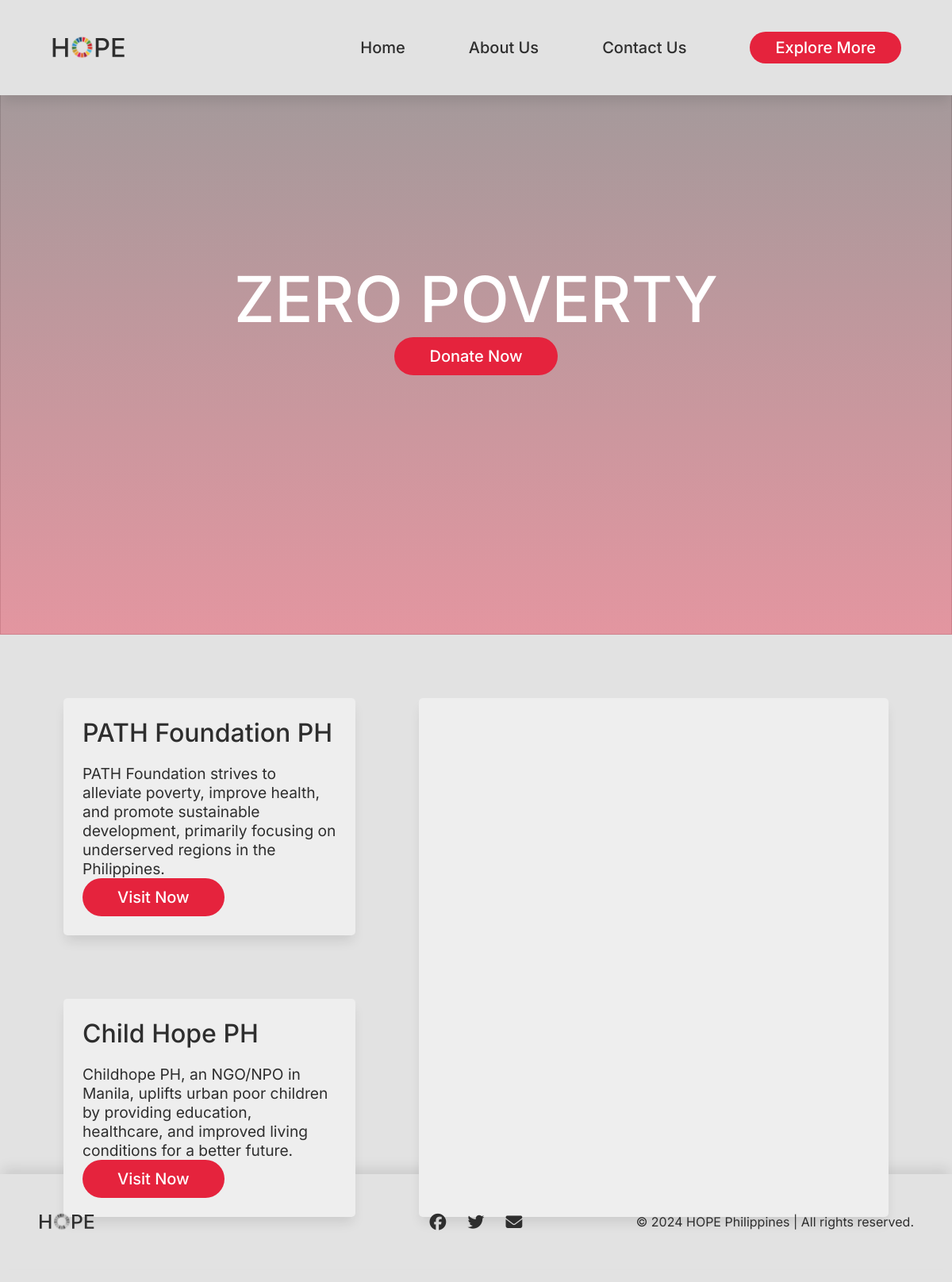
/template/template.php?link=ZERO+POVERTY, run on the app's committed database.
### tables this page shows
CREATE TABLE `sdg` (
  `id` int(11) NOT NULL,
  `sdg_name` varchar(255) NOT NULL,
  `sdg_desc` text NOT NULL,
  `sdg_color` varchar(6) NOT NULL,
  `website_1` varchar(255) NOT NULL,
  `website_1_url` varchar(255) NOT NULL,
  `website_1_desc` text NOT NULL,
  `website_2` varchar(255) NOT NULL,
  `website_2_url` varchar(255) NOT NULL,
  `website_2_desc` text NOT NULL
);

### template/template.php (the view, shortened to what this page needs)
<?php
require_once "../config/config.php";
$sdgNameToId = [
    "ZERO POVERTY" => 1,
    "HUNGER RELIEF" => 2,
    "HEALTH ACCESS" => 3,
    "EDUCATION EQUITY" => 4,
    "GENDER EMPOWERMENT" => 5,
    "WATER SECURITY" => 6,
    "ENERGY ACCESSIBILITY" => 7,
    "JOB OPPORTUNITIES" => 8,
    "INNOVATION SUPPORT" => 9,
    "SOCIAL INCLUSION" => 10,
    "URBAN SUSTAINABILITY" => 11,
    "ETHICAL CONSUMPTION" => 12,
    "CLIMATE ACTION" => 13,
    "MARINE CONSERVATION" => 14,
    "LAND PRESERVATION" => 15,
    "SOCIAL EQUITY" => 16,
    "COLLABORATIVE IMPACT" => 17
];
$selectedLink = isset($_GET['link']) ? $_GET['link'] : null;
$sdgId = $sdgNameToId[$selectedLink] ?? null;
if ($sdgId) {
    $sql = "SELECT * FROM sdg WHERE id = ?";
    if ($stmt = $mysqli->prepare($sql)) {
        $stmt->bind_param("i", $sdgId);
        if ($stmt->execute()) {
            $result = $stmt->get_result();
            if ($result->num_rows == 1) {
                $row = $result->fetch_assoc();
                $website1 = $row['website_1'];
                $webURL1 = $row['website_1_url'];
                $webDesc1 = $row['website_1_desc'];
                $website2 = $row['website_2'];
                $webURL2 = $row['website_2_url'];
                $webDesc2 = $row['website_2_desc'];
            }
        }
    }
}
$sdgImages = [
    "ZERO POVERTY" => "hope-sdg1.svg",
    "HUNGER RELIEF" => "hope-sdg2.svg",
    "HEALTH ACCESS" => "hope-sdg3.svg",
    "EDUCATION EQUITY" => "hope-sdg4.svg",
    "GENDER EMPOWERMENT" => "hope-sdg5.svg",
    "WATER SECURITY" => "hope-sdg6.svg",
    "ENERGY ACCESSIBILITY" => "hope-sdg7.svg",
    "JOB OPPORTUNITIES" => "hope-sdg8.svg",
    "INNOVATION SUPPORT" => "hope-sdg9.svg",
    "SOCIAL INCLUSION" => "hope-sdg10.svg",
    "URBAN SUSTAINABILITY" => "hope-sdg11.svg",
    "ETHICAL CONSUMPTION" => "hope-sdg12.svg",
    "CLIMATE ACTION" => "hope-sdg13.svg",
    "MARINE CONSERVATION" => "hope-sdg14.svg",
    "LAND PRESERVATION" => "hope-sdg15.svg",
    "SOCIAL EQUITY" => "hope-sdg16.svg",
    "COLLABORATIVE IMPACT" => "hope-sdg17.svg"
];
$imageName = $sdgImages[$selectedLink] ?? null;
?>
<!DOCTYPE html>
<html lang="en">
<head>
    <link rel="stylesheet" href="../css/template.css">
    <link rel="stylesheet" href="https://cdnjs.cloudflare.com/ajax/libs/font-awesome/6.5.2/css/all.min.css"
 />
</head>
<body>
    <nav class="navbar">
        <div class="nav-icon"></div>
        <div class="nav-elements">
            <ul>
                <li><a href="../index.php#home">Home</a></li>
                <li><a href="../index.php#about">About Us</a></li>
                <li><a href="#contact">Contact Us</a></li>
                <li id="donate-btn"><a href="../index.php#donate">Explore More</a></li>
            </ul>
        </div>
    </nav>
    <main>
        <div class="overlay"></div>
        <img src="../assets/<?php echo $imageName; ?>">
        <div class="hero">
            <div>
                <h1><?php echo $selectedLink; ?></h1>
                <button class="scroll-btn" onclick="scrollToForm()">Donate Now</button>
            </div>
        </div>
    </main>
    <section id="form">
        <div class="container">
            <div class="box item1">
                <div class="item-text">
                    <h1><?php echo $website1; ?></h1>
                    <p><?php echo $webDesc1; ?></p>
                </div>
                <button class="visit-btn" onclick="window.open('<?php echo $webURL1?>')" class="visit-btn">Visit
                    Now</button>
            </div>
            <div class="box item2">
                <div class="item-text">
                    <h1><?php echo $website2; ?></h1>
                    <p><?php echo $webDesc2; ?></p>
                </div>
                <button class="visit-btn" onclick="window.open('<?php echo $webURL2?>')" class="visit-btn">Visit
                    Now</button>
            </div>
            <div class="box item3"></div>
        </div>
    </section>
    <footer class="footer" id="contact">
        <div class="footer-elements">
            <div class="footer-icon">
                <img src="../assets/hope-logo-blk.svg" alt="">
            </div>
            <div class="contact-icons">
                <i class="fa-brands fa-facebook"></i>
                <i class="fa-brands fa-twitter"></i>
                <i class="fa-solid fa-envelope"></i>
            </div>
            <div class="legal">
                <p>&copy; 2024 HOPE Philippines | All rights reserved.</p>
            </div>
        </div>
    </footer>
</body>
</html>

### css/template.css (style rules this page uses)
:root { --white: #ffffff; --black: #2e2e2e; --gray: #e2e2e2; --sdg1: #e5233d; --sdg2: #dda73a; --sdg3: #4ca146; --sdg4: #c7212f; --sdg5: #ef402d; --sdg6: #27bfe6; --sdg7: #fbc412; --sdg8: #a31c44; --sdg9: #f26a2e; --sdg10: #e01483; --sdg11: #f89d2a; --sdg12: #bf8d2c; --sdg13: #407f46; --sdg14: #1f97d4; --sdg15: #59ba47; --sdg16: #136a9f; --sdg17: #14496b; }
html { box-sizing: border-box; scroll-behavior: smooth; }
*, *::before, *::after { box-sizing: inherit; }
p, h1, h2, a { font-size: 1rem; font-family: "Inter", sans-serif; font-style: normal; text-decoration: none; }
ul { list-style: none; display: flex; text-decoration: none; gap: 5em; }
body { height: 100vh; width: 100vw; margin: 0; background-color: var(--gray); overflow-y: scroll; overflow-x: hidden; }
.navbar { display: flex; align-items: center; justify-content: space-between; height: max(10vmin, 10vmin); width: 100%; z-index: 10; background-color: var(--gray); padding: 0 4em; position: fixed; top: 0; box-shadow: 0px 10px 15px -3px rgba(0, 0, 0, 0.1); }
.navbar a { color: var(--black); font-size: 1.25rem; font-weight: 500; }
.nav-elements { display: flex; justify-content: center; align-items: center; gap: 5em; }
.nav-elements>ul { display: flex; justify-content: center; align-items: center; }
#donate-btn { padding: 0.5em 2em; display: flex; justify-content: center; align-items: center; border-radius: 25px; cursor: pointer; transition: transform 500ms cubic-bezier(0.13, 0.53, 0.38, 0.97); }
#donate-btn>a { color: var(--white); }
.nav-elements li { transition: transform 500ms cubic-bezier(0.13, 0.53, 0.38, 0.97); cursor: pointer; }
.nav-icon { width: 100px; height: 40px; background-image: url(../assets/hope-logo.svg); background-repeat: no-repeat; background-size: contain; }
main { display: flex; height: 100vh; width: 100vw; justify-content: center; align-items: center; margin: 0; position: relative; }
main>img { position: absolute; width: 100%; height: 100%; object-fit: cover; z-index: -1; }
.hero { width: 100%; height: 100%; display: flex; justify-content: center; align-items: center; z-index: 1; }
.hero>div { color: var(--white); display: flex; flex-direction: column; justify-content: center; align-items: center; }
.hero>div>h1 { font-weight: 500; font-size: clamp(5rem, 6.5vw, 15rem); color: var(--white); margin: 0; }
section { width: 100vw; height: calc(100vh - 10vmin); }
.container { padding: 5em; width: 100%; height: 100%; display: grid; grid-template-columns: repeat(5, 1fr); grid-template-rows: repeat(2, 1fr); gap: 5em; }
.box { background-color: rgb(238, 238, 238); box-shadow: 0px 10px 15px -3px rgba(0,0,0,0.1); padding: 1.5em; display: flex; flex-direction: column; justify-content: space-between; align-items: flex-start; border-radius: 5px; }
.box h1 { font-size: 2rem; color: var(--black); font-weight: 500; margin: 0; }
.box p { font-size: 1.2rem; color: var(--black); margin: 0; }
.item1, .item2 { grid-column: span 2; }
.item2 { grid-row: 2; }
.item3 { grid-column: 3 / span 3; grid-row: span 2; }
.item-text { display: flex; flex-direction: column; gap: 1.25em; }
.footer { width: 100vw; height: 10vmin; background-color: var(--gray); padding: 5em 0; display: grid; align-content: center; padding: 3em; box-shadow: 0px -10px 15px -3px rgba(0,0,0,0.1); }
.footer-elements { display: grid; grid-template-columns: 1fr 1fr 1fr; }
.footer-icon { display: flex; align-items: center; justify-content: flex-start; }
.footer-icon>img { height: 30px; }
.contact-icons { display: flex; align-items: center; justify-content: center; gap: 2em; }
.contact-icons>.fa-brands, .contact-icons>.fa-solid { transform: scale(1.3); color: var(--black); cursor: pointer; transition: transform 500ms cubic-bezier(0.13, 0.53, 0.38, 0.97); }
.legal { display: flex; align-items: center; justify-content: flex-end; }
.legal>p { color: var(--black); }

### data on the page
sdg: website_1 "PATH Foundation PH", website_1_desc "PATH Foundation strives to alleviate poverty, improve health, and promote sustainable development, primarily focusing on underserved regions in the Philippines.", website_2 "Child Hope PH", website_2_desc "Childhope PH, an NGO/NPO in Manila, uplifts urban poor children by providing education, healthcare, and improved living conditions for a better future."

### other printed values
$selectedLink "ZERO POVERTY"
